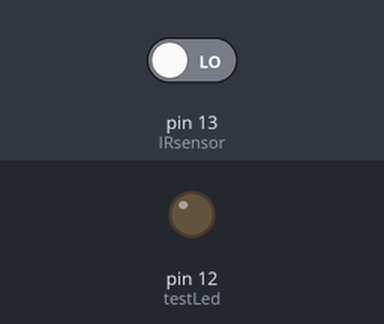
Bench run of a sketch on a simulated Arduino Uno, built with avr-gcc and run on an emulated ATmega328P. Shown: output pins drawn as LEDs (lit = HIGH). The inputs (shaded band) are chosen by the test bench; at power-on: pin 13 (IRsensor) LOW.

Above: at 2.4 s.
2.5 s: pin 13 (IRsensor) driven HIGH
At 3.8 s:
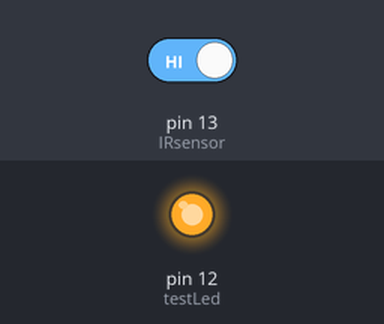
4.7 s: pin 13 (IRsensor) driven LOW
At 6.2 s:
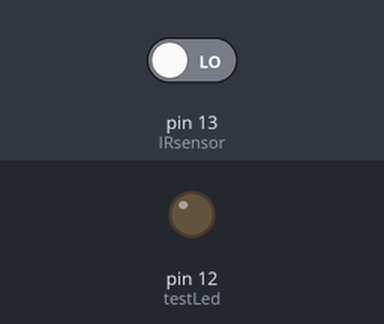
Timing chart, 0 to 7.7 s (numbered marks = the images above; inputs shaded):
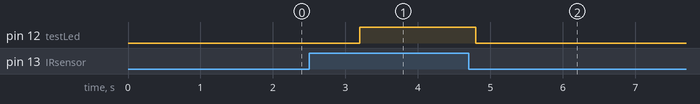

Measured:
- after the input at 2.5 s, pin 12 (testLed): LOW → HIGH after 0.70 s
- after the input at 4.7 s, pin 12 (testLed): HIGH → LOW after 0.10 s

The sketch:

testIRsensor.ino
```cpp
int IRsensor = 13;
int testLed = 12;
int flag = 0;

void setup() {
  // put your setup code here, to run once:
  pinMode(IRsensor, INPUT);
  pinMode(testLed, OUTPUT);
}

void loop() {
  // put your main code here, to run repeatedly:
  flag = digitalRead(IRsensor);
  if (flag == HIGH)
  {
    digitalWrite(testLed, 1);
    delay(800);
  }
  else
  {
    digitalWrite(testLed, 0);
    delay(800);
  }
}
```
